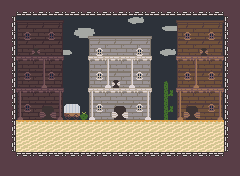

Below is a game level as drawn by its tile map, then a one-line description and the .tmx that defines it (tile-layer data replaced by summaries):
An orthogonal 30x22 tile map with 8x8 px tiles, 6 tile layers (Background_2(Solid Color), Background_5, Background_4, Background_3, ...), 1 hidden layer not drawn and 7 objects (BigHat, bottom, middle, top, hatTopRight, ...).

<map version="1.11" tiledversion="1.11.2" orientation="orthogonal" renderorder="right-down" width="30" height="22" tilewidth="8" tileheight="8" infinite="0" nextlayerid="16" nextobjectid="68">
 <tileset firstgid="1" source="../CowboyTilemap.tsx" />
 <layer id="5" name="Background_2(Solid Color)" width="30" height="22">
  <data>[660 cells, 660 non-empty, 1 distinct tile ids]</data>
 </layer>
 <layer id="15" name="Background_5" width="30" height="22">
  <data>[660 cells, 16 non-empty, 11 distinct tile ids]</data>
 </layer>
 <layer id="13" name="Background_4" width="30" height="22">
  <data>[660 cells, 244 non-empty, 50 distinct tile ids]</data>
 </layer>
 <layer id="2" name="Background_3" width="30" height="22">
  <data>[660 cells, 114 non-empty, 12 distinct tile ids]</data>
 </layer>
 <layer id="14" name="Background-2" width="30" height="22">
  <data>[660 cells, 55 non-empty, 17 distinct tile ids]</data>
 </layer>
 <layer id="12" name="Background_1" width="30" height="22" visible="0">
  <data>[660 cells, 0 non-empty, 0 distinct tile ids]</data>
 </layer>
 <objectgroup id="9" name="Enemies">
  <object id="61" name="BigHat" x="184" y="103.625">
   <point />
  </object>
 </objectgroup>
 <objectgroup id="11" name="CrateLocations" visible="0" />
 <objectgroup id="10" name="BossCues">
  <object id="62" name="bottom" x="192" y="111.636">
   <point />
  </object>
  <object id="63" name="middle" x="191.909" y="79.8182">
   <point />
  </object>
  <object id="64" name="top" x="191.909" y="47.8182">
   <point />
  </object>
  <object id="65" name="hatTopRight" x="208.182" y="23.6364">
   <point />
  </object>
  <object id="66" name="hatTopLeft" x="24.875" y="23.25">
   <point />
  </object>
 </objectgroup>
 <objectgroup id="7" name="Spawns" visible="0">
  <object id="60" name="PlayerSpawn" x="47.8021" y="111.795">
   <point />
  </object>
 </objectgroup>
 <layer id="1" name="Collision" width="30" height="22">
  <data>[660 cells, 362 non-empty, 18 distinct tile ids]</data>
 </layer>
</map>
